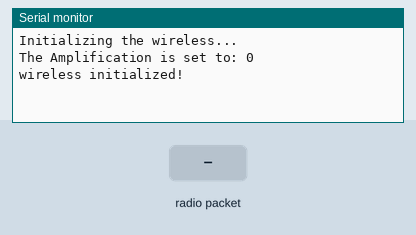
The program below on a simulated Arduino Uno, built with avr-gcc and run on an emulated ATmega328P. On the bench: the last lines printed to the serial monitor. The inputs (shaded band) are chosen by the test bench. No radio packets arrive unless stated.

Above: at 1.2 s.
1.3 s: radio packet "1" arrives
At 2.5 s:
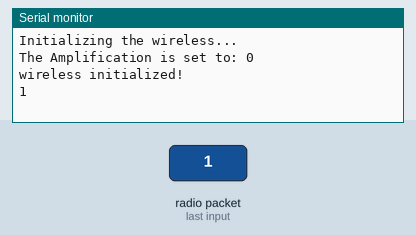
2.8 s: radio packet "0" arrives
At 3.9 s:
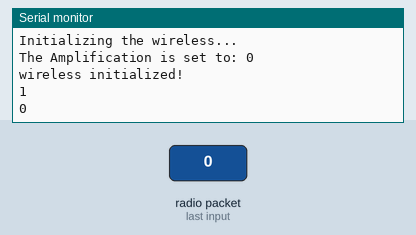
4.3 s: radio packet "2" arrives
At 5.1 s:
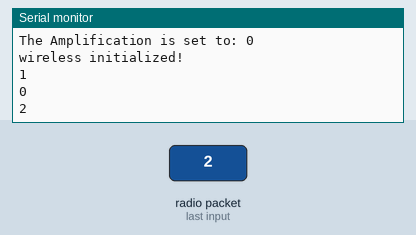

The program:

main.cpp
```cpp
#include <Arduino.h>
/*
SanatBazar
Arduino Tutorial Series
Author: Davood Dorostkar
Website: www.sanatbazar.com

*/

#include <RF24.h>
RF24 wirelessReciever(7, 8); // (CE , CSN) pins
const byte address[] = "00001";

void setup()
{
  Serial.begin(9600);
  wirelessReciever.begin();
  Serial.println("Initializing the wireless... ");
  wirelessReciever.setPALevel(RF24_PA_MIN);
  Serial.println("The Amplification is set to: " + String(wirelessReciever.getPALevel()));
  wirelessReciever.openReadingPipe(0, address);
  wirelessReciever.startListening();
  Serial.println("wireless initialized!");
}

void loop()
{
  if (wirelessReciever.available())
  {
    char message[32] = "";
    wirelessReciever.read(&message, sizeof(message));
    Serial.println(message);
  }
}
```

Measured:
- after the input at 1.3 s, the serial monitor: prints a new line at once (image 1)
- after the input at 2.8 s, the serial monitor: prints a new line at once (image 2)
- after the input at 4.3 s, the serial monitor: prints a new line at once (image 3)
